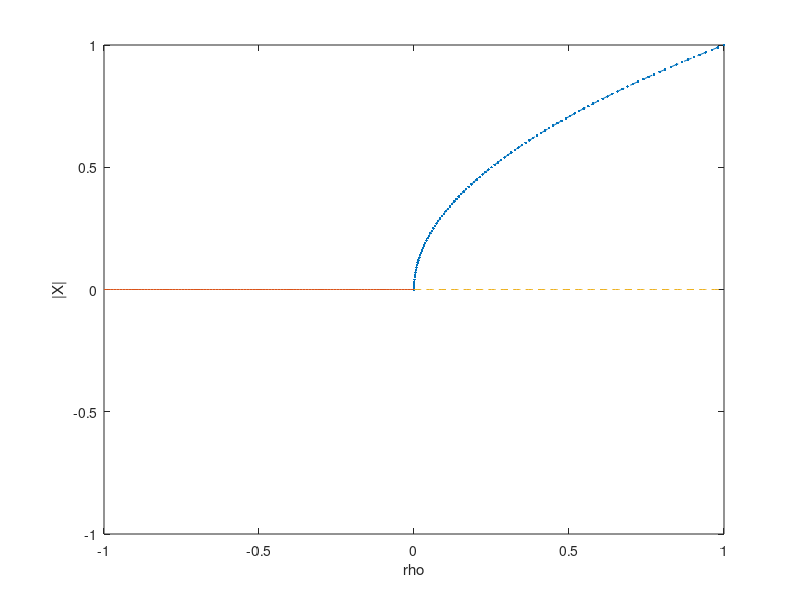

The MATLAB script that drew this image:

hold off

x1 = -1: .01 : 0;   
x2 = 0 : .01 : 1; 
y = zeros(size(x1));
z = x2.^2; 
plot(z,x2,'--.') 
hold
plot(x1,y,'-') 
plot(x2,y,'--') 
axis([-1 1 -1 1]) 
xlabel('rho')
ylabel('|X|')
